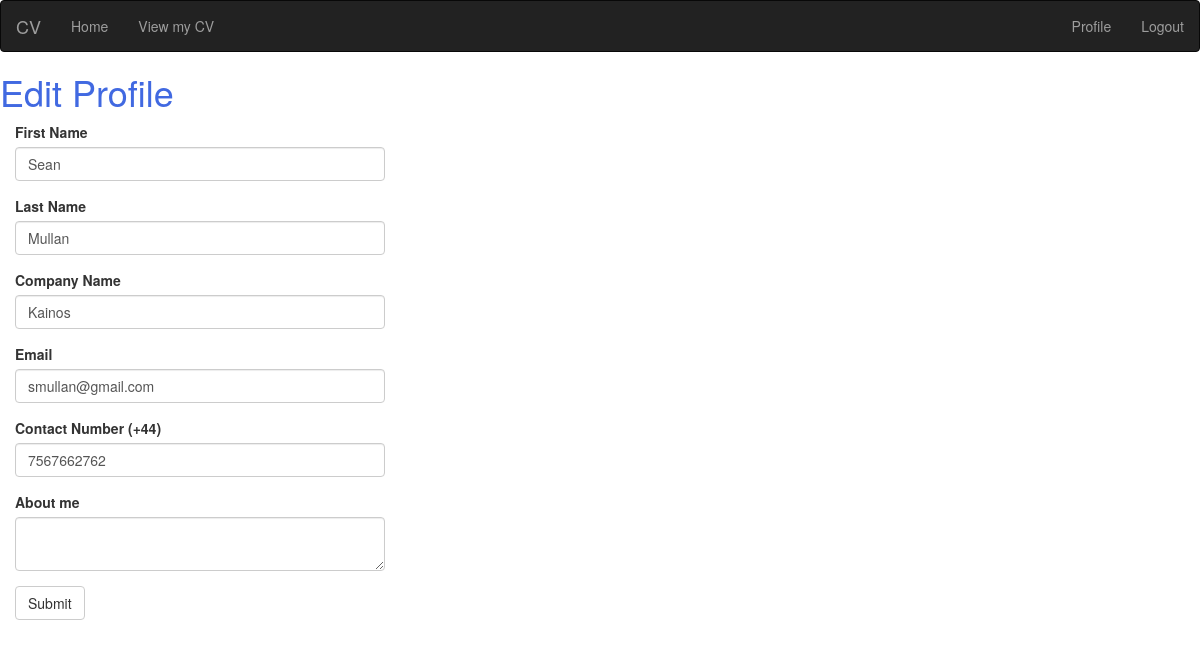
The page /edit_profile (signed in) on the database its author committed.
### app/models.py (models this page shows, shortened)
class User(UserMixin, db.Model):
    id = db.Column(db.Integer, primary_key=True)
    first_name = db.Column(db.String(64), index=True)
    last_name = db.Column(db.String(64), index=True)
    username = db.Column(db.String(64), index=True, unique=True)
    company = db.Column(db.String(64), index=True)
    contact_no = db.Column(db.Integer(), index=True)
    email = db.Column(db.String(120), index=True, unique=True)
    password_hash = db.Column(db.String(128))
    about_me = db.Column(db.String(140))
    is_admin = db.Column(db.Boolean, default=False)
    views = db.Column(db.Integer(), default= 0)
    downloads = db.Column(db.Integer(), default = 0)
    last_seen = db.Column(db.DateTime, default= datetime.utcnow)
    posts = db.relationship('Post', backref='author', lazy='dynamic')
    @login.user_loader
    def load_user(id):
        return User.query.get(int(id))

### app/routes.py (the view)
@app.route('/edit_profile', methods=['GET', 'POST'])
@login_required
def edit_profile():
    form = EditProfileForm()
    if form.validate_on_submit():
        current_user.first_name = form.first_name.data
        current_user.last_name = form.last_name.data
        current_user.company = form.company.data
        current_user.email = form.email.data
        current_user.contact_no = form.contact_no.data
        current_user.about_me = form.about_me.data
        db.session.commit()
        flash('Your changes have been saved.')
        return redirect(url_for('index'))
    elif request.method == 'GET':
            form.first_name.data = current_user.first_name
            form.last_name.data = current_user.last_name
            form.company.data = current_user.company
            form.email.data = current_user.email
            form.contact_no.data = current_user.contact_no
            form.about_me.data = current_user.about_me
    return render_template('edit_profile.html', title='Edit Profile', form=form)

### app/forms.py
class EditProfileForm(FlaskForm):
    first_name = StringField('First Name', validators=[DataRequired()])
    last_name = StringField('Last Name', validators=[DataRequired()])
    company = StringField('Company Name', validators=[DataRequired()])
    email = StringField('Email', validators=[DataRequired(), Email()])
    contact_no = IntegerField('Contact Number (+44)', validators=[DataRequired()])
    about_me = TextAreaField('About me', validators=[Length(min=0, max=140)])
    submit = SubmitField('Submit')

### app/routes.py (called while the page is built)
@app.before_request
def before_request():
    if current_user.is_authenticated:
        current_user.last_seen = datetime.utcnow()
        db.session.commit()

@app.context_processor              #Needed to return total views and downloads to admin/index.html template. Although
def total_count():                  #this code will inject the two returned variables to all templates, it will only show on
    users = User.query.all()        #on the admin/index template as that is where I have referenced them.
    view_total = 0
    for u in users:                     #This function querys all users in db, iterates through views & downloads of each
        view_total+= u.views            #and adds that value to the total views/downloads variables.
    download_total = 0
    for z in users:
        download_total+= z.downloads
    return dict(view_total=view_total, download_total=download_total)

### app/templates/edit_profile.html
{% extends 'base.html' %}
{% import 'bootstrap/wtf.html' as wtf %}
{% block app_content %}
    <h1 id="edit_profile">Edit Profile</h1>
        <div class="col-md-4">
            {{ wtf.quick_form(form) }}
        </div>
{% endblock %}

### app/static/style.css (style rules this page uses)
#username_tag, #about, #login, #register, #edit_profile, #last_seen, #touch { color: royalblue; }

### rows shown on the page
User: first_name "Sean", last_name "Mullan", company "Kainos", email "smullan@gmail.com", contact_no "7567662762"
